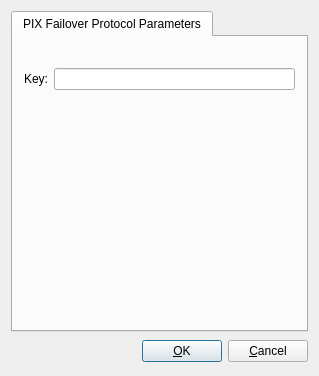
<ui version="4.0" >
 <class>pixFailoverOptionsDialog_q</class>
 <widget class="QDialog" name="pixFailoverOptionsDialog_q" >
  <property name="geometry" >
   <rect>
    <x>0</x>
    <y>0</y>
    <width>319</width>
    <height>376</height>
   </rect>
  </property>
  <property name="windowTitle" >
   <string>PIX failover protocol settings</string>
  </property>
  <layout class="QGridLayout" >
   <item row="1" column="0" >
    <layout class="QHBoxLayout" >
     <item>
      <spacer>
       <property name="orientation" >
        <enum>Qt::Horizontal</enum>
       </property>
       <property name="sizeType" >
        <enum>QSizePolicy::Expanding</enum>
       </property>
       <property name="sizeHint" stdset="0" >
        <size>
         <width>151</width>
         <height>27</height>
        </size>
       </property>
      </spacer>
     </item>
     <item>
      <widget class="QPushButton" name="buttonOk" >
       <property name="text" >
        <string>&amp;OK</string>
       </property>
       <property name="shortcut" >
        <string/>
       </property>
       <property name="autoDefault" >
        <bool>true</bool>
       </property>
       <property name="default" >
        <bool>true</bool>
       </property>
      </widget>
     </item>
     <item>
      <widget class="QPushButton" name="buttonCancel" >
       <property name="text" >
        <string>&amp;Cancel</string>
       </property>
       <property name="shortcut" >
        <string/>
       </property>
       <property name="autoDefault" >
        <bool>true</bool>
       </property>
      </widget>
     </item>
    </layout>
   </item>
   <item row="0" column="0" >
    <widget class="QTabWidget" name="tabWidget" >
     <property name="tabShape" >
      <enum>QTabWidget::Rounded</enum>
     </property>
     <property name="currentIndex" >
      <number>0</number>
     </property>
     <widget class="QWidget" name="tab" >
      <attribute name="title" >
       <string>PIX Failover Protocol Parameters</string>
      </attribute>
      <attribute name="icon" >
       <iconset resource="MainRes.qrc" >
        <normaloff>:/Icons/Options</normaloff>:/Icons/Options</iconset>
      </attribute>
      <layout class="QGridLayout" name="gridLayout_109" >
       <item row="0" column="1" >
        <spacer>
         <property name="orientation" >
          <enum>Qt::Vertical</enum>
         </property>
         <property name="sizeType" >
          <enum>QSizePolicy::Minimum</enum>
         </property>
         <property name="sizeHint" stdset="0" >
          <size>
           <width>20</width>
           <height>20</height>
          </size>
         </property>
        </spacer>
       </item>
       <item row="1" column="0" >
        <widget class="QLabel" name="pix_failover_key_label" >
         <property name="enabled" >
          <bool>true</bool>
         </property>
         <property name="toolTip" >
          <string>PIX Failover Key</string>
         </property>
         <property name="layoutDirection" >
          <enum>Qt::LeftToRight</enum>
         </property>
         <property name="text" >
          <string>Key:</string>
         </property>
        </widget>
       </item>
       <item row="1" column="1" >
        <widget class="QLineEdit" name="pix_failover_key" >
         <property name="enabled" >
          <bool>true</bool>
         </property>
        </widget>
       </item>
       <item row="2" column="1" >
        <spacer>
         <property name="orientation" >
          <enum>Qt::Vertical</enum>
         </property>
         <property name="sizeHint" stdset="0" >
          <size>
           <width>20</width>
           <height>40</height>
          </size>
         </property>
        </spacer>
       </item>
      </layout>
     </widget>
    </widget>
   </item>
  </layout>
 </widget>
 <layoutdefault spacing="6" margin="11" />
 <tabstops>
  <tabstop>buttonOk</tabstop>
  <tabstop>buttonCancel</tabstop>
  <tabstop>tabWidget</tabstop>
 </tabstops>
 <resources>
  <include location="MainRes.qrc" />
 </resources>
 <connections>
  <connection>
   <sender>buttonOk</sender>
   <signal>clicked()</signal>
   <receiver>pixFailoverOptionsDialog_q</receiver>
   <slot>accept()</slot>
   <hints>
    <hint type="sourcelabel" >
     <x>316</x>
     <y>472</y>
    </hint>
    <hint type="destinationlabel" >
     <x>193</x>
     <y>137</y>
    </hint>
   </hints>
  </connection>
  <connection>
   <sender>buttonCancel</sender>
   <signal>clicked()</signal>
   <receiver>pixFailoverOptionsDialog_q</receiver>
   <slot>reject()</slot>
   <hints>
    <hint type="sourcelabel" >
     <x>397</x>
     <y>472</y>
    </hint>
    <hint type="destinationlabel" >
     <x>20</x>
     <y>20</y>
    </hint>
   </hints>
  </connection>
 </connections>
</ui>
